Frame 1 (no input): blank canvas, image omitted
Frame 60 (no input): blank canvas, image omitted
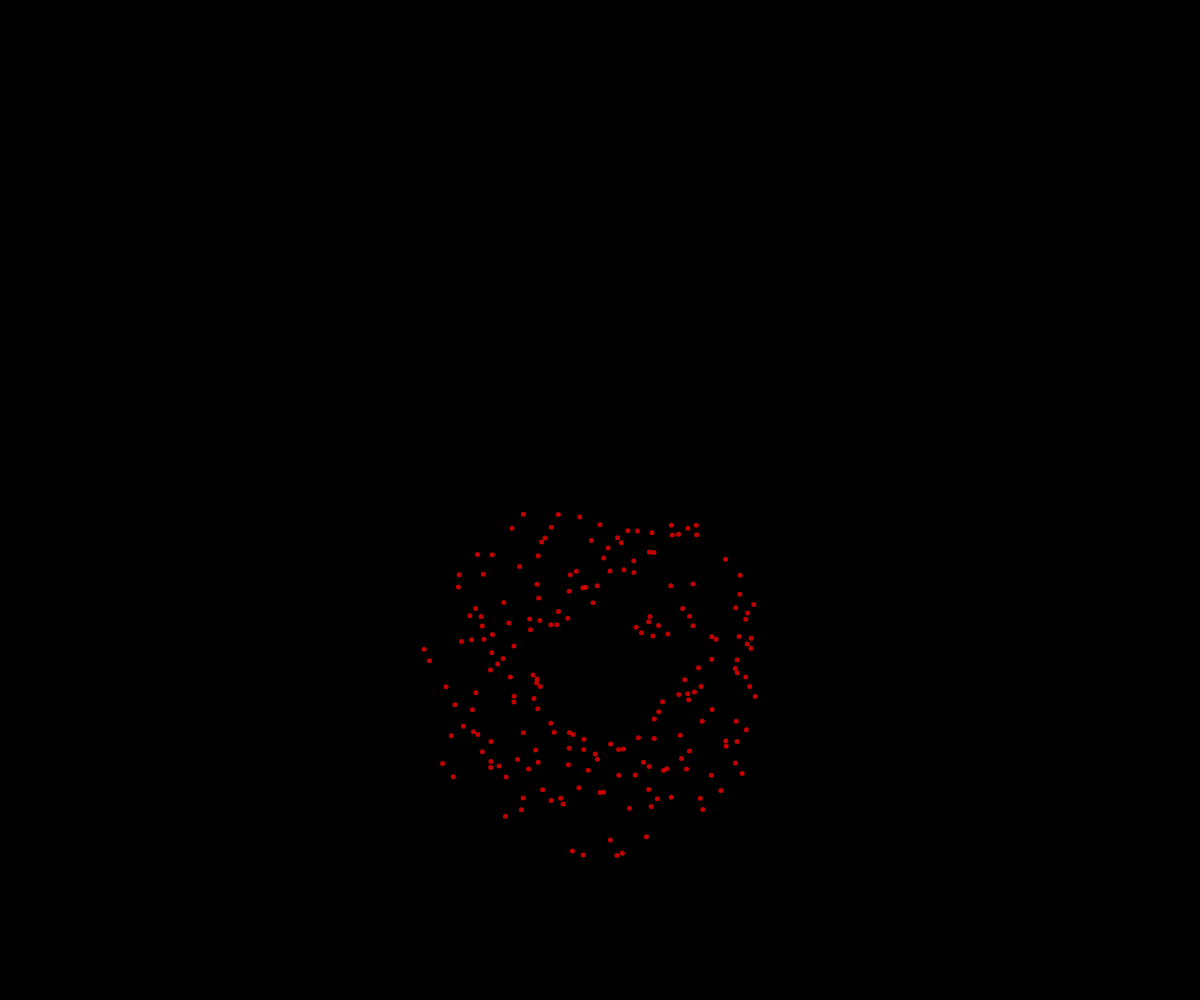
Frame 120 (the mouse pressed at the canvas centre since frame 60)

The p5.js sketch whose frames 1 and 60 were blank and that drew this single picture after the mouse press (run headless with seeded random() and noise() and a simulated clock; from frame 60 on, the mouse is pressed at the canvas centre):

// p5.js sketch
// ── sketch.js
// Fireworks OOP Demo

const NUMBER_OF_FIREWORKS_PER_CLICK = 200;

class Particle {
  constructor(x, y, dx, dy) {
    this.x = x;
    this.y = y;
    this.size = 5;
    this.dx = dx;
    this.dy = dy;
    this.r = 255;
    this.g = 0;
    this.b = 0;
    this.opacity = 255;
  }

  display() {
    noStroke();
    fill(this.r, this.g, this.b, this.opacity);
    circle(this.x, this.y, this.size);
  }

  update() {
    //move the particle
    this.x += this.dx;
    this.y += this.dy;

    //apply basic gravity
    this.dy += 0.1;

    //fade away over time
    this.opacity--;
  }

  isDead() {
    return this.opacity <= 0;
  }
}

let theFireworks = [];

function setup() {
  createCanvas(windowWidth, windowHeight);
  angleMode(DEGREES);
}

function draw() {
  background("black");

  for (let firework of theFireworks) {
    if (firework.isDead()) {
      //delete it
      let index = theFireworks.indexOf(firework);
      theFireworks.splice(index, 1);
    }
    else {
      //move and display it
      firework.update();
      firework.display();
    }
  }
}

function mousePressed() {
  let angle = 0;
  for (let i = 0; i < NUMBER_OF_FIREWORKS_PER_CLICK; i++) {
    let speed = random(1, 3);
    let dx = cos(angle) * speed;
    let dy = sin(angle) * speed;
    let someFirework = new Particle(mouseX, mouseY, dx, dy);
    theFireworks.push(someFirework);

    angle += 360 / NUMBER_OF_FIREWORKS_PER_CLICK;
  }
}
